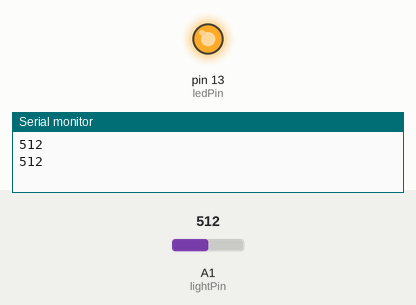
Recording of a sketch running on a simulated Arduino Uno, built with avr-gcc and run on an emulated ATmega328P. On the bench: output pins drawn as LEDs (lit = HIGH), the last lines printed to the serial monitor. The inputs (shaded band) are chosen by the test bench; at power-on: A1 (lightPin) = 512.

Above: at 1.2 s.
1.3 s: A1 (lightPin) set to 137
3.2 s: A1 (lightPin) set to 116
At 4.5 s:
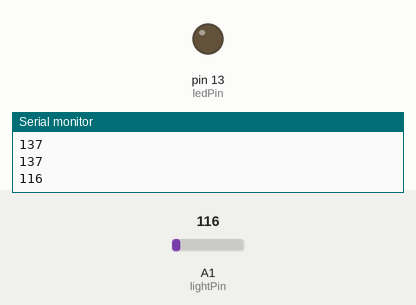
5.5 s: A1 (lightPin) set to 306
At 7.2 s:
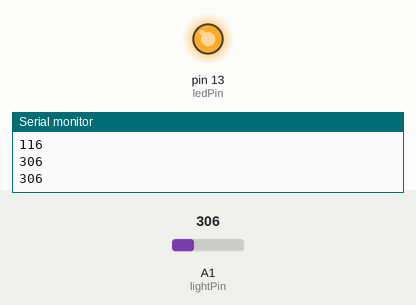
7.5 s: A1 (lightPin) set to 122
At 8.7 s:
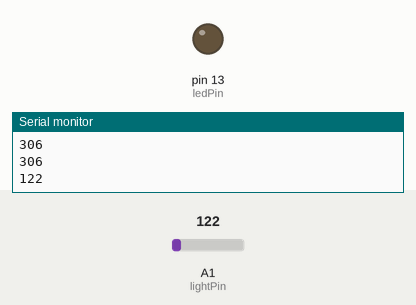
Timing chart, 0 to 10.5 s (numbered marks = the images above; inputs shaded):
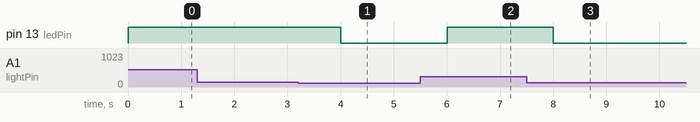

Measured:
- the behaviour switches between 128 and 127 on A1 (lightPin) (found by bisection; images 0 and 1)
- after the input at 3.2 s, pin 13 (ledPin): HIGH → LOW after 0.80 s
- after the input at 5.5 s, pin 13 (ledPin): LOW → HIGH after 0.50 s
- after the input at 7.5 s, pin 13 (ledPin): HIGH → LOW after 0.50 s

The sketch:

sketch_dec29b.ino
```cpp
int lightPin = 1;  //define a pin for Photo resistor
int ledPin=13;     //define a pin for LED

void setup()
{
    Serial.begin(9600);  //Begin serial communcation
    pinMode( ledPin, OUTPUT );
}

void loop()
{
    Serial.println(analogRead(lightPin)); //Write the value of the photoresistor to the serial monitor.
    analogWrite(ledPin, analogRead(lightPin));  //send the value to the ledPin. Depending on value of resistor
                                                //you have  to divide the value. for example,
                                                //with a 10k resistor divide the value by 2, for 100k resistor divide by 4.
   delay(1000); //short delay for faster response to light.
}
```
